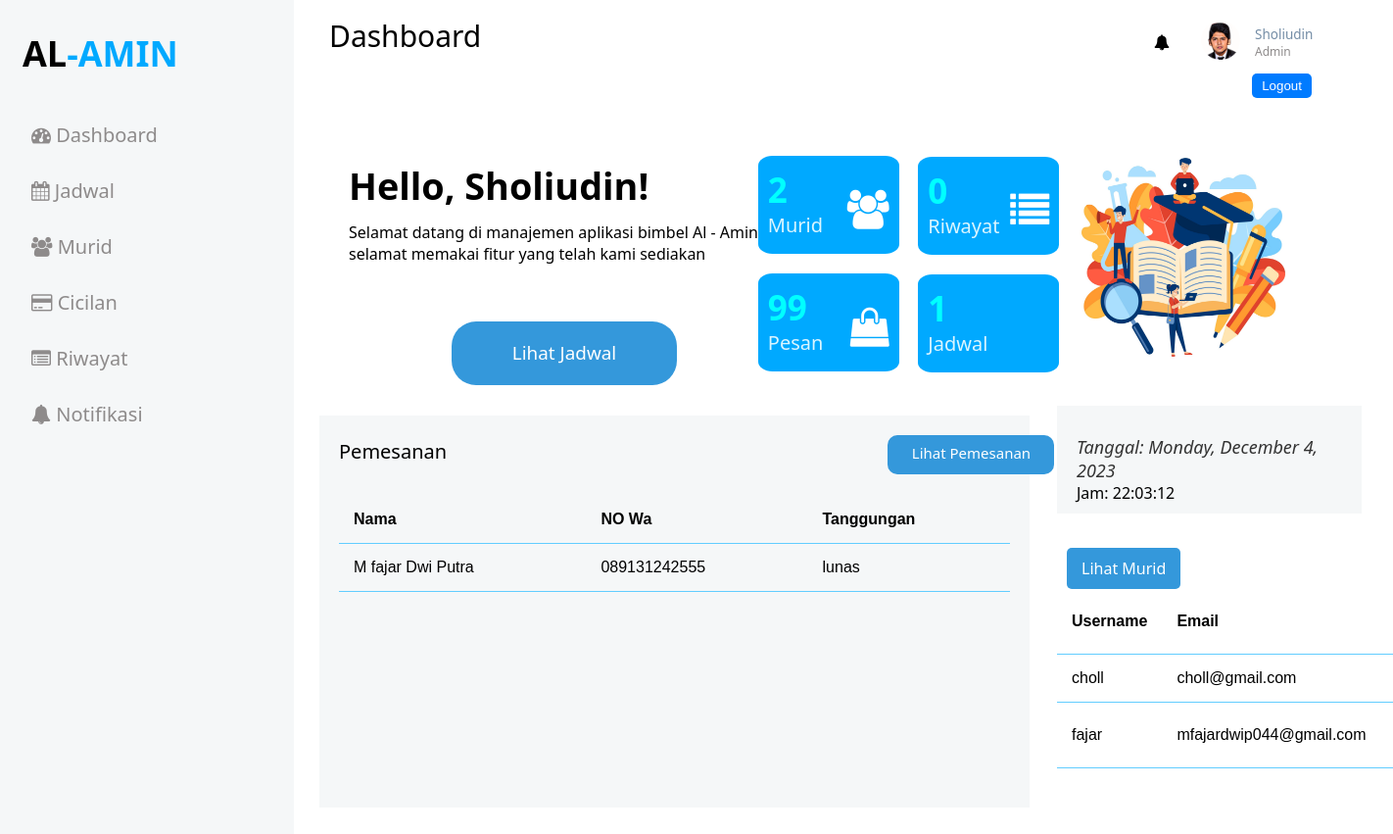
Page /index.php (signed in) on the earlier database version.
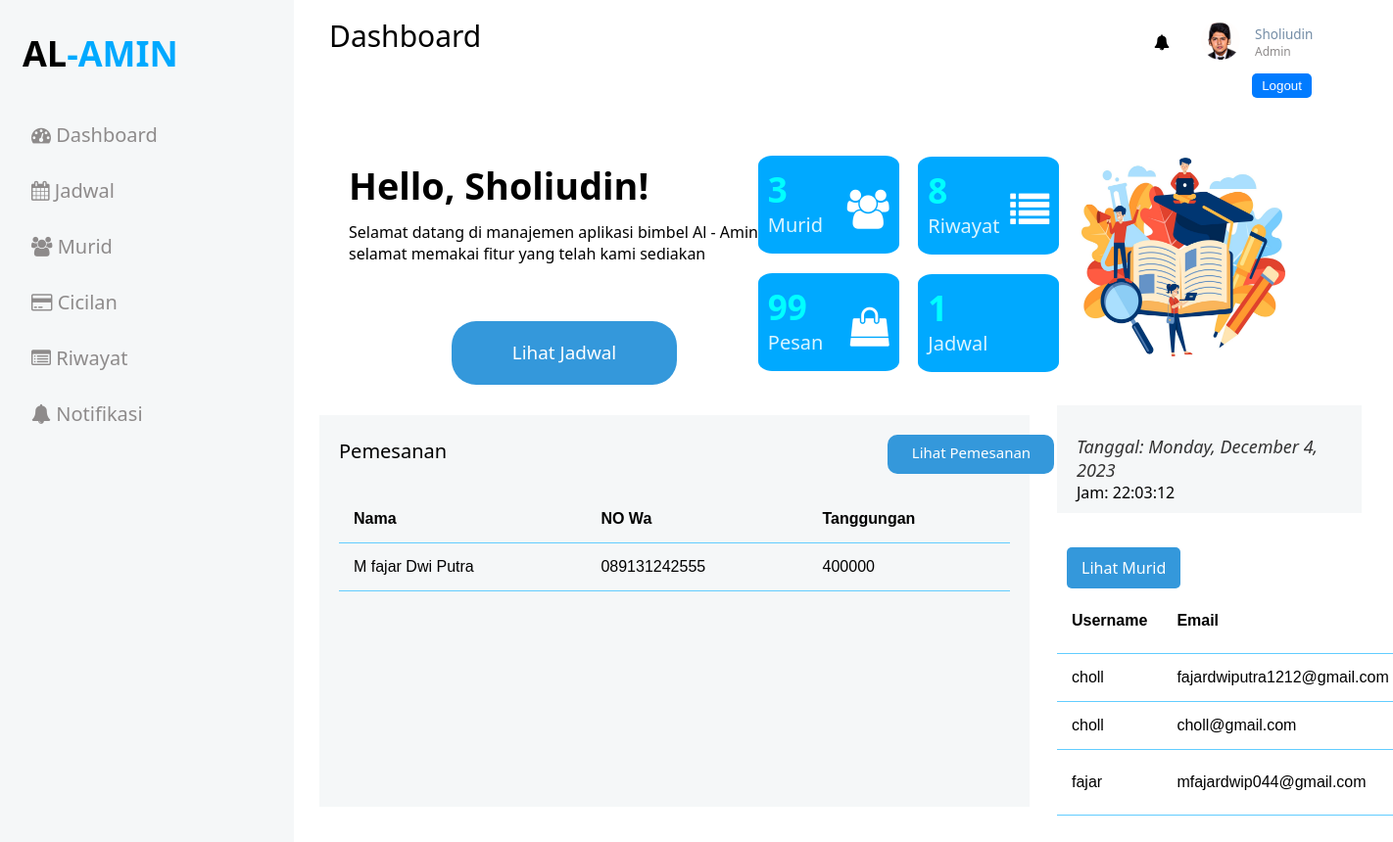
Same page on the later database version.
### tables this page shows
CREATE TABLE `pembayaran` (
  `id_pembayaran` int(11) NOT NULL,
  `bayar` int(20) NOT NULL,
  `status` int(15) NOT NULL,
  `id_program` char(10) NOT NULL,
  `tgl_pembayaran` datetime DEFAULT current_timestamp(),
  `id_pengguna` int(11) NOT NULL
);

CREATE TABLE `data_pengguna` (
  `id_pengguna` int(11) NOT NULL,
  `nama` varchar(50) NOT NULL,
  `email` varchar(50) NOT NULL,
  `username` varchar(15) NOT NULL,
  `password` varchar(20) NOT NULL,
  `no_wa` char(13) NOT NULL,
  `jenis_kelamin` varchar(10) NOT NULL,
  `status` varchar(10) NOT NULL,
  `id_program` char(10) NOT NULL
);

### index.php (the view, shortened to what the changed rows need)
<!DOCTYPE html>
<html>
<head>
    <link rel="stylesheet" href="css/style.css" type="text/css" />
    <link rel="stylesheet" href="https://cdnjs.cloudflare.com/ajax/libs/font-awesome/4.7.0/css/font-awesome.min.css">
    <link rel="stylesheet" href="https://cdnjs.cloudflare.com/ajax/libs/font-awesome/4.7.0/css/font-awesome.min.css">
    <link rel="stylesheet" href="https://cdnjs.cloudflare.com/ajax/libs/font-awesome/4.7.0/css/font-awesome.min.css">
</head>
<body>
    <div id="main">
        <div class="head" style="background-color: white; height: 30px; bottom: 35px; position: relative;">
            <?php
            require_once('php/koneksi.php');
            if (isset($_SESSION['username'])) {
                $username = $_SESSION['username'];
                $query = "SELECT * FROM data_pengguna WHERE username = '$username'";
                $result = $conn->query($query);
                if ($result->num_rows > 0) {
                    $user = $result->fetch_assoc();
                    $nama_pengguna = $user['nama'];
                }
            } else {
                $nama_pengguna = "Username";
            }
            ?>
            <div class="col-div-6">
                <div class="profile" style="position: relative; bottom: 7px;">
                    <img src="images/user.png" class="pro-img" />
                    <?php
                    if (isset($nama_pengguna)) {
                        echo "<p style='color: #748DA6;'>$nama_pengguna <span>Admin</span></p>";
                    }
                    ?>
                    <i class="fa fa-regular fa-bell" style="position: relative; right: 30%; bottom: 43px;"></i>
                    <button id="logoutButton" class="icon-a" style="position: relative; left: 20%;"><i class="fa-duotone fa-right-from-bracket"></i> Logout</button>
                </div>
            </div>
        </div>
        <br />
        <div class="col-div-3 " style="left: 7%; position: relative; bottom: 25px">
            <?php
            include 'php/koneksi.php';
            $sql = "SELECT COUNT(*) as total_murid FROM data_pengguna";
            $result = $conn->query($sql);
            if ($result->num_rows > 0) {
                $row = $result->fetch_assoc();
                echo '<div class="box">';
                echo '<p style="color: aqua;">' . $row['total_murid'] . '<br /><span>Murid</span></p>';
                echo '<i class="fa fa-users box-icon"></i>';
                echo '</div>';
            } else {
                echo "Tidak ada data murid.";
            }
            ?>
        </div>
        <div class="col-div-3" style="position: relative; bottom: 24px">
            <?php
            include 'php/koneksi.php';
            $sql = "SELECT COUNT(*) as total_riwayat_cicilan FROM cicilan";
            $result = $conn->query($sql);
            if ($result->num_rows > 0) {
                $row = $result->fetch_assoc();
                echo '<div class="box">';
                echo '<p style="color: aqua;">' . $row['total_riwayat_cicilan'] . '<br /><span>Riwayat</span></p>';
                echo '<i class="fa fa-list box-icon"></i>';
                echo '</div>';
            } else {
                echo "Tidak ada data murid.";
            }
            ?>
        </div>
            <?php
            include 'php/koneksi.php';
            ?>
        <br /><br />
        <div class="col-div-8" style="position: relative; bottom: 40px;">
            <div class="box-8" style="height: 400px;">
                <div class="content-box">
                    <br />
                    <table>
                        <tr>
                            <th>Nama</th>
                            <th>NO Wa</th>
                            <th>Tanggungan</th>
                        </tr>
                        <?php
                        $sql = "SELECT dp.nama, dp.no_wa, p.status
                        FROM data_pengguna dp
                        JOIN pembayaran p ON dp.id_pengguna = p.id_pengguna";
                        $result = $conn->query($sql);
                        if ($result->num_rows > 0) {
                            while ($row = $result->fetch_assoc()) {
                                echo "<tr>";
                                echo "<td>" . $row["nama"] . "</td>";
                                echo "<td>" . $row["no_wa"] . "</td>";
                                echo "<td>" . $row["status"] . "</td>";
                                echo "</tr>";
                            }
                        } else {
                            echo "<tr><td colspan='4'>Tidak ada data ditemukan</td></tr>";
                        }
                        ?>
                    </table>
                </div>
            </div>
        </div>
        <div class="col-div-4">
            <div class="box-4" style="position: relative; bottom: 50px; height: 110px;">
                <?php
                require_once('php/koneksi.php');
                $query = "SELECT
                data_pengguna.username,
                data_pengguna.email,
                paket_program.nama_program
                FROM
                data_pengguna
                JOIN
                paket_program ON data_pengguna.id_program = paket_program.id_program
                ORDER BY data_pengguna.id_pengguna DESC
                LIMIT 3";
                $result = $conn->query($query);
                ?>
                <div class="table-container" style="position: relative; top: 25px;">
                    <div class="table-content">
                        <table class="custom-table">
                            <thead>
                                <tr>
                                    <th>Username</th>
                                    <th>Email</th>
                                    <th>Nama Program</th>
                                    <th></th> <a href="murid.php" class="search-button button-style" style="position: relative; left: 10px;">Lihat Murid</a>
                                </tr>
                            </thead>
                            <tbody>
                                <?php
                                while ($row = $result->fetch_assoc()) {
                                    echo "<tr>";
                                    echo "<td>" . $row["username"] . "</td>";
                                    echo "<td>" . $row["email"] . "</td>";
                                    echo "<td>" . $row["nama_program"] . "</td>";
                                    echo "</tr>";
                                }
                                ?>
                            </tbody>
                        </table>
                    </div>
                </div>
            </div>
        </div>
</body>
</html>

Differences in the rows shown:
changed pembayaran "M fajar Dwi Putra": status "lunas" → "400000"
added data_pengguna: username "choll", email "fajardwiputra1212@gmail.com"
Other differences:
$row['total_murid']: "2" → "3"
$row['total_riwayat_cicilan']: "0" → "8"
